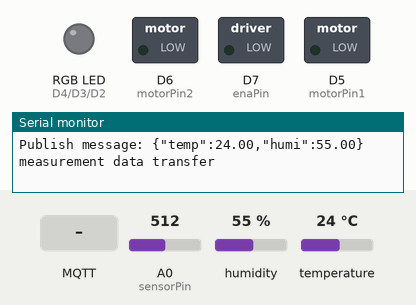
A sketch run on a simulated ESP8266 (NodeMCU). Parts: switched loads named in the sketch (green lamp = pin HIGH), an RGB LED mixed from three pins (HIGH = lit), the last lines printed to the serial monitor. The inputs (shaded band) are chosen by the test bench; at power-on: A0 (sensorPin) = 512, humidity 55 %, temperature 24 °C. WiFi joins after 1.5 s; servers stay silent unless stated; uploads are accepted with an empty reply; no MQTT or app messages arrive unless stated.

Above: at 3.7 s.
3.8 s: MQTT message "1" arrives on the first subscribed topic
At 4.5 s:
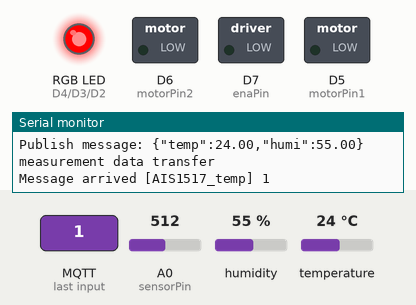
5.3 s: MQTT message "2" arrives on the second subscribed topic
At 5.6 s:
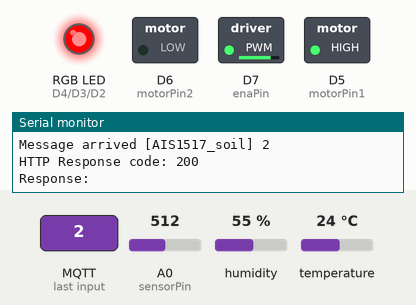
11.8 s: MQTT message "2" arrives on the first subscribed topic
At 13.0 s:
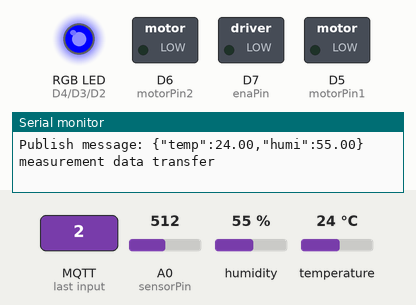
13.3 s: MQTT message "3" arrives on the first subscribed topic
At 14.1 s:
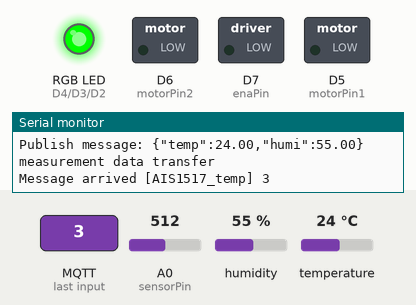
14.8 s: MQTT message "2" arrives on the second subscribed topic
At 15.2 s:
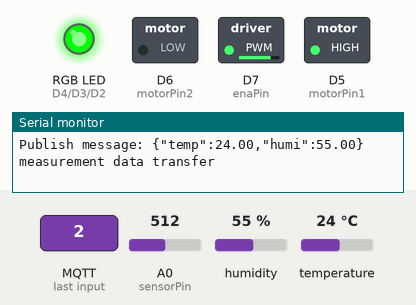
Timing chart, 0 to 21.3 s (numbered marks = the images above; inputs shaded):
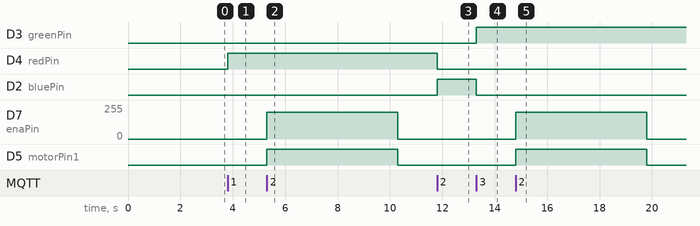

The sketch:

IoT_project_2.ino
```cpp
#include <Arduino.h>
#include <ESP8266WiFi.h>
#include <Adafruit_Sensor.h>
#include <PubSubClient.h>
#include <Wire.h>
#include <WiFiClientSecure.h>
#include <ESP8266HTTPClient.h>
#include "DHT.h"

// 모터 드라이버의 핀을 정의합니다.
const int motorPin1 = D5;  // 모터 드라이버의 IN1 핀
const int motorPin2 = D6;  // 모터 드라이버의 IN2 핀
const int enaPin = D7;     // 모터 드라이버의 ENA 핀 (PWM 핀)

// 펌프 제어를 위한 핀을 정의합니다.
const int sensorPin = A0;  // 토양 습도 센서 핀

// RGB LED 핀 정의
const int redPin = D4;  // RGB LED의 R 핀
const int greenPin = D3; // RGB LED의 G 핀
const int bluePin = D2; // RGB LED의 B 핀

// Wi-Fi 및 MQTT 설정
const char* ssid = "Ganghyeon"; // Wi-Fi SSID
const char* password = "12340000"; // Wi-Fi Password
const char* mqtt_server = "broker.mqtt-dashboard.com"; // MQTT broker 정보

// 카카오톡 설정
const char* kakaoToken = "S_aEluf1hUMTM_p87IsYll0PJKNY1ektAAAAAQoqJVAAAAGP4jwu6oh6dPOEuoNF"; // 카카오톡 액세스 토큰

WiFiClient espClient;
PubSubClient client(espClient);
unsigned long lastMsg = 0;
unsigned long lastSensorRead = 0;
unsigned long lastWateringTime = 0;
const long sensorInterval = 3000;
const long wateringInterval = 5000;
#define MSG_BUFFER_SIZE  (50)
char msg[MSG_BUFFER_SIZE];

DHT dht(D8, DHT11); // DHT11 습도 센서를 D8 핀에 연결

void setup_wifi() {
  delay(1000);

  Serial.println();
  Serial.print("Connecting to ");
  Serial.println(ssid);

  WiFi.mode(WIFI_STA);
  WiFi.begin(ssid, password);

  while (WiFi.status() != WL_CONNECTED) {
    delay(500);
    Serial.print(".");
  }

  Serial.println("");
  Serial.println("WiFi connected");
  Serial.println("IP address: ");
  Serial.println(WiFi.localIP());
}

void receive_msg(char* topic, byte* payload, unsigned int length) {
  Serial.print("Message arrived [");
  Serial.print(topic);
  Serial.print("] ");
  String message;
  for (int i = 0; i < length; i++) {
    message += (char)payload[i];
  }
  Serial.println(message);

  if (String(topic) == "AIS1517_soil") {
    if (message == "1") {
      stopMotor();
    } else if (message == "2") {
      startMotor();
      sendKakaoMessage("물 주는 중...");
    } else if (message == "3") {
      stopMotor();
    }
  }

  if (String(topic) == "AIS1517_temp") {
    if (message == "1") {
        digitalWrite(redPin, HIGH);
        digitalWrite(bluePin, LOW);
        digitalWrite(greenPin, LOW);
    } else if (message == "2") {
        digitalWrite(redPin, LOW);
        digitalWrite(bluePin, HIGH);
        digitalWrite(greenPin, LOW);
    } else if (message == "3") {
        digitalWrite(redPin, LOW);
        digitalWrite(bluePin, LOW);
        digitalWrite(greenPin, HIGH);
    }
  }
}

void reconnect() {
  while (!client.connected()) {
    Serial.print("Attempting MQTT connection...");

    String clientId = "ESP8266Client-";
    clientId += String(WiFi.macAddress());

    Serial.print("Attempting MQTT connection...");
    Serial.print("The client: ");
    Serial.println(clientId);

    if (client.connect(clientId.c_str())) {
      Serial.println("MQTT connected");
      client.subscribe("AIS1517_temp");
      client.subscribe("AIS1517_soil");
    } else {
      Serial.print("failed, rc=");
      Serial.print(client.state());
      Serial.println(" try again in 5 seconds");
      delay(5000);
    }
  }
}

void sendKakaoMessage(const char* message) {
  if (WiFi.status() == WL_CONNECTED) {
    WiFiClientSecure client;
    HTTPClient http;

    client.setInsecure();

    String url = "https://kapi.kakao.com/v2/api/talk/memo/default/send";

    http.begin(client, url);
    http.addHeader("Authorization", "Bearer " + String(kakaoToken));
    http.addHeader("Content-Type", "application/x-www-form-urlencoded");

    String payload = "template_object=" + String("{\"object_type\":\"text\",\"text\":\"") + message + String("\",\"link\":{\"web_url\":\"http://www.example.com\"},\"button_title\":\"Visit\"}");

    int httpCode = http.POST(payload);

    Serial.print("HTTP Response code: ");
    Serial.println(httpCode);

    if (httpCode > 0) {
      String response = http.getString();
      Serial.println("Response:");
      Serial.println(response);
    } else {
      Serial.print("Error on sending POST: ");
      Serial.println(httpCode);
      String response = http.getString();
      Serial.println(response);
    }

    http.end();
  } else {
    Serial.println("WiFi not connected");
  }
}
void stopAllActions() {
  stopMotor();
}

void startMotor() {
  digitalWrite(motorPin1, HIGH);
  digitalWrite(motorPin2, LOW);
  analogWrite(enaPin, 200);
  lastWateringTime = millis();
}

void stopMotor() {
  digitalWrite(motorPin1, LOW);
  digitalWrite(motorPin2, LOW);
  analogWrite(enaPin, 0);
}

void setup() {
  dht.begin();
  Serial.begin(115200);
  setup_wifi();

  client.setServer(mqtt_server, 1883);
  client.setCallback(receive_msg);

  pinMode(motorPin1, OUTPUT);
  pinMode(motorPin2, OUTPUT);
  pinMode(enaPin, OUTPUT);
  pinMode(redPin, OUTPUT);
  pinMode(greenPin, OUTPUT);
  pinMode(bluePin, OUTPUT);
}

void loop() {
  if (!client.connected()) {
    reconnect();
  }
  client.loop();

  unsigned long now = millis();

  if (now - lastSensorRead >= sensorInterval) {
    lastSensorRead = now;

    int sensorValue = analogRead(sensorPin);
    int humidity = map(sensorValue, 1023, 0, 0, 100);

    // DHT11 센서에서 습도 및 온도 읽기
    float humi = dht.readHumidity();
    float temp = dht.readTemperature();

    Serial.print("Sensor Value: ");
    Serial.print(sensorValue);
    Serial.print(" - Humidity: ");
    Serial.print(humidity);
    Serial.print("%, Temperature: ");
    Serial.print(temp);
    Serial.println("°C");

    snprintf(msg, MSG_BUFFER_SIZE, "{\"humidity\":%d}", humidity);
    client.publish("AIS1517_soil_humidity", msg);
  }

  if (now - lastWateringTime >= wateringInterval && digitalRead(motorPin1) == HIGH) {
    stopMotor();
  }

  if (now - lastMsg > 3000) {
    lastMsg = now;

    float humi = dht.readHumidity();
    float temp = dht.readTemperature();

    snprintf(msg, MSG_BUFFER_SIZE, "{\"temp\":%.2f,\"humi\":%.2f}", temp, humi);

    Serial.print("Publish message: ");
    Serial.println(msg);

    client.publish("AIS1517_dht", msg);
    Serial.println("measurement data transfer");
  }
}
```

Measured:
- after the input at 3.8 s, D4 (redPin): LOW → HIGH at once
- after the input at 5.3 s, D7 (enaPin): 0/255 → 200/255 at once, → 0/255 5.0 s later; D5 (motorPin1): LOW → HIGH at once, → LOW 5.0 s later
- after the input at 11.8 s, D4 (redPin): HIGH → LOW at once; D2 (bluePin): LOW → HIGH at once
- after the input at 13.3 s, D3 (greenPin): LOW → HIGH at once; D2 (bluePin): HIGH → LOW at once
- after the input at 14.8 s, D7 (enaPin): 0/255 → 200/255 at once, → 0/255 5.0 s later; D5 (motorPin1): LOW → HIGH at once, → LOW 5.0 s later
